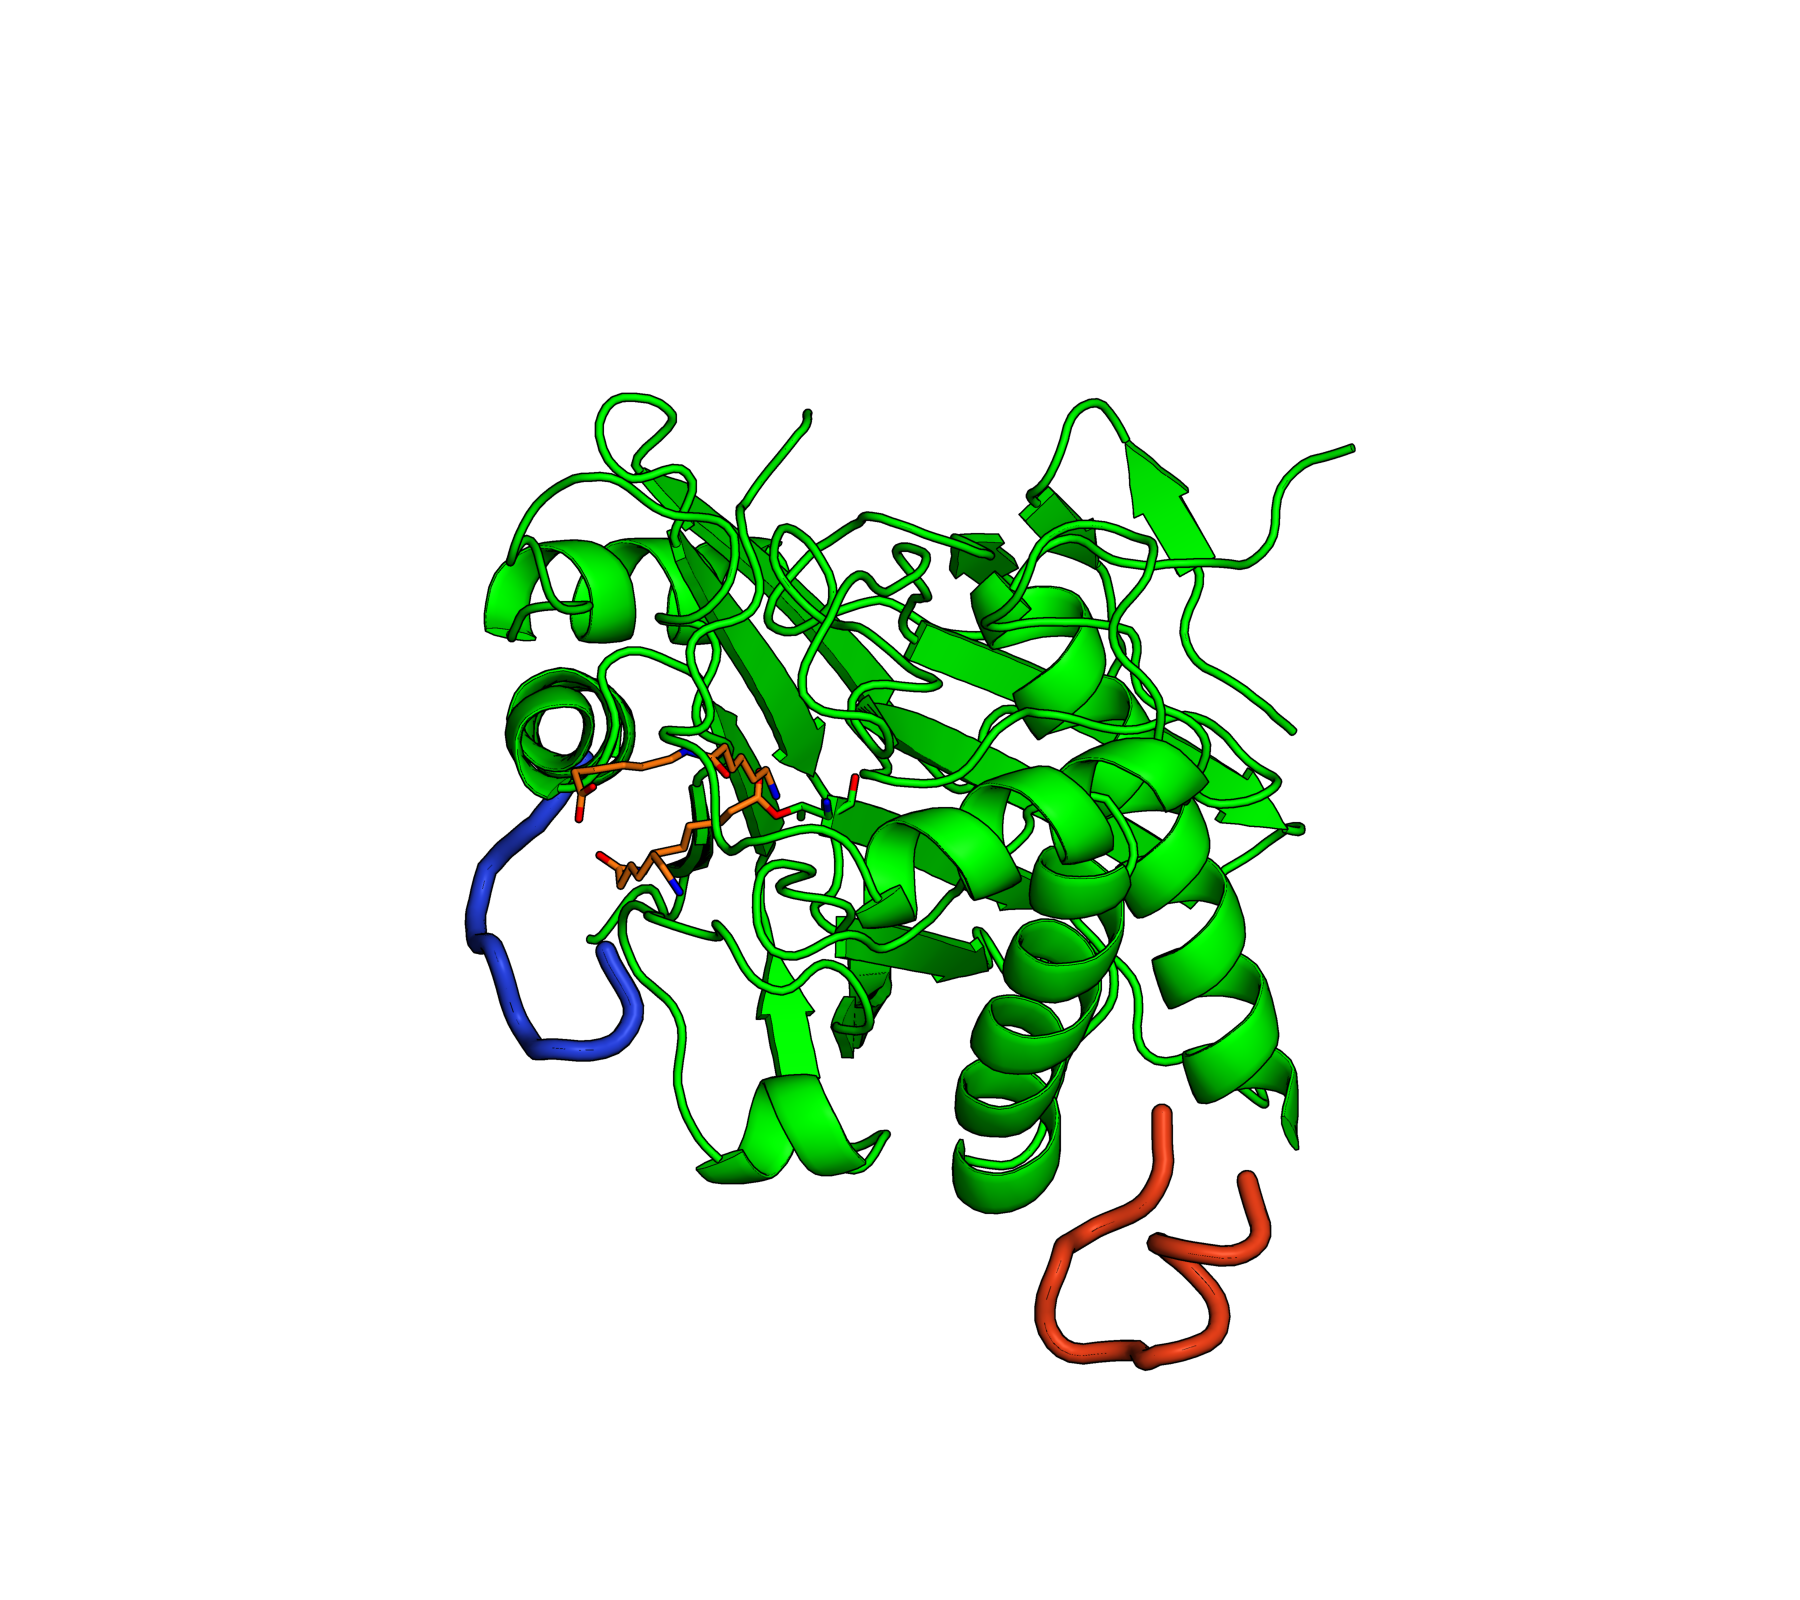

Source code (Python):
"""Render the actual A/E pocket with distinct candidate loop regions."""

from pathlib import Path
import pymol2


def main() -> None:
    """Render an isolated mature protomer without changing its coordinates."""
    here = Path(__file__).resolve().parent
    with pymol2.PyMOL() as instance:
        cmd = instance.cmd
        cmd.load(str(here / "assembly_loops.pse"))
        cmd.set("max_threads", 2)
        cmd.hide("everything", "mol and not chain A+E+I")
        cmd.hide(
            "cartoon",
            "mol and ((chain A and resi 95-103) or (chain E and resi 289-300))",
        )
        for obj, selection, color in [
            ("loop_alpha", "chain A and resi 95-103", "loop_alpha"),
            ("loop_beta", "chain E and resi 289-300", "loop_beta"),
        ]:
            cmd.create(obj, "mol and (" + selection + ")")
            cmd.hide("everything", obj)
            cmd.show("cartoon", obj)
            cmd.cartoon("tube", obj)
            cmd.set("cartoon_tube_radius", 0.5, obj)
            cmd.color(color, obj)
        cmd.zoom("mol and chain A+E+I", buffer=3)
        cmd.png(str(here / "loops_pocket.png"), 1800, 1600, ray=1, quiet=1)
        cmd.save(str(here / "loops_pocket.pse"))


if __name__ == "__main__":
    main()
